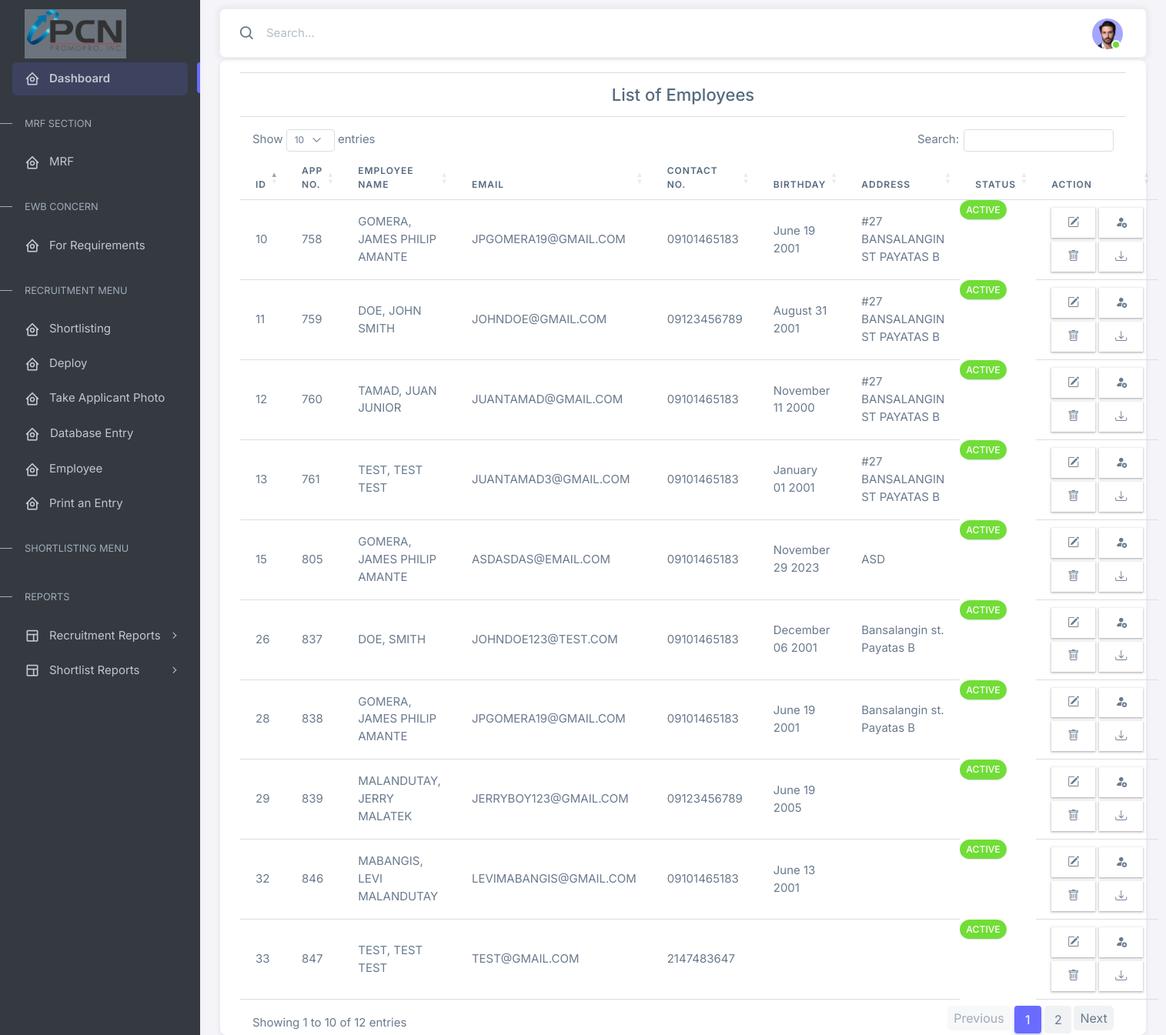
The app's page /recruitment/views/employees.php (signed in), older data.
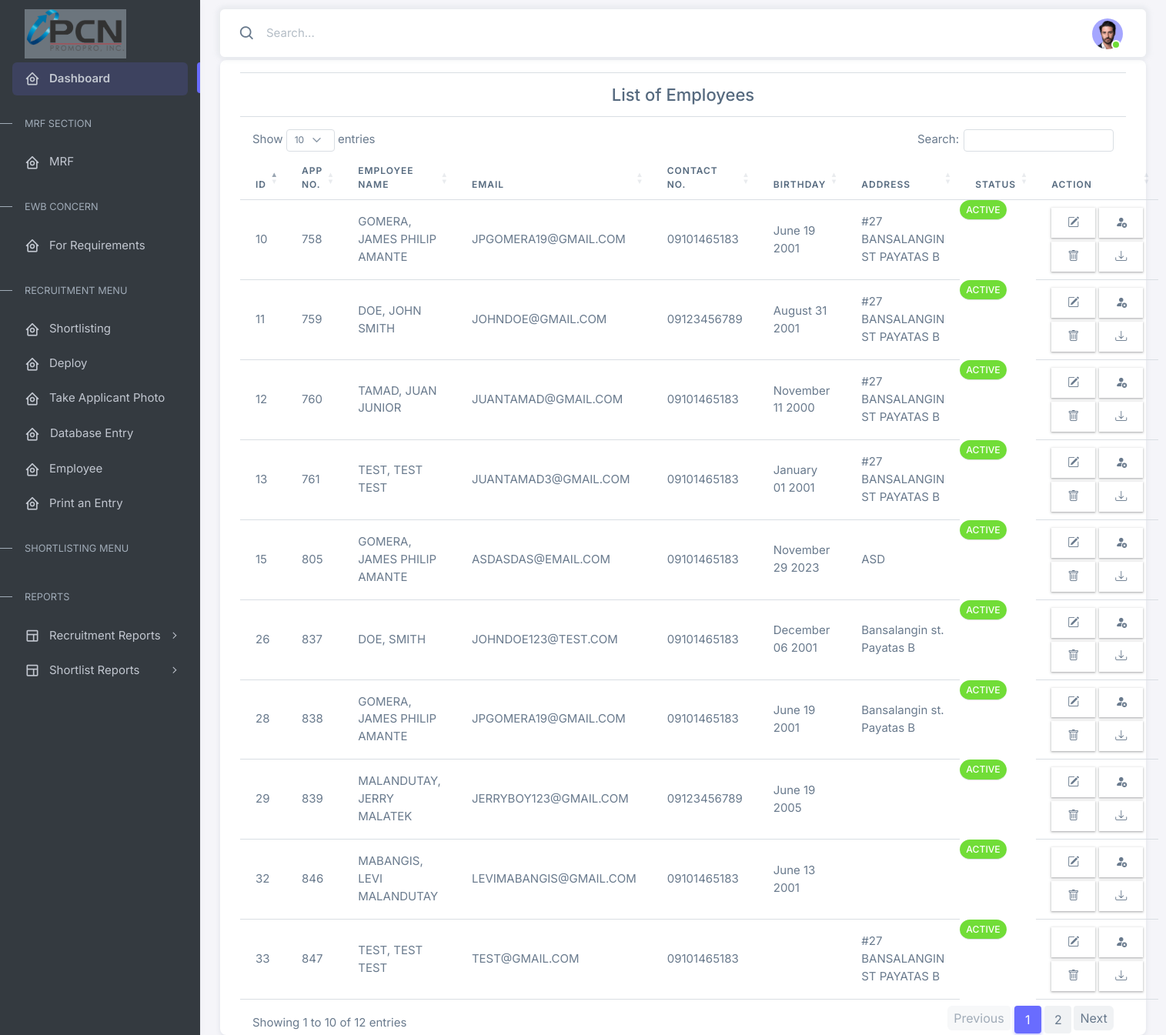
The same page, newer data.
### tables this page shows
CREATE TABLE `employees` (
  `id` int(11) NOT NULL,
  `tracking` varchar(255) NOT NULL,
  `photopath` varchar(255) NOT NULL,
  `dapplied` varchar(255) NOT NULL,
  `appno` varchar(255) NOT NULL,
  `source` varchar(255) NOT NULL,
  `lastnameko` varchar(255) NOT NULL,
  `firstnameko` varchar(255) NOT NULL,
  `mnko` varchar(255) NOT NULL,
  `extnname` varchar(255) NOT NULL,
  `maiden_name` varchar(255) NOT NULL,
  `paddress` varchar(255) NOT NULL,
  `cityn` varchar(255) NOT NULL,
  `regionn` varchar(255) NOT NULL,
  `peraddress` varchar(255) NOT NULL,
  `birthday` varchar(255) NOT NULL,
  `age` varchar(255) NOT NULL,
  `gendern` varchar(255) NOT NULL,
  `civiln` varchar(255) NOT NULL,
  `cpnum` varchar(255) NOT NULL,
  `landline` varchar(255) NOT NULL,
  `emailadd` varchar(255) NOT NULL,
  `despo` varchar(255) NOT NULL,
  `classn` varchar(255) NOT NULL,
  `idenn` varchar(255) NOT NULL,
  `sssnum` varchar(255) NOT NULL,
  `pagibignum` varchar(255) NOT NULL,
  `phnum` varchar(255) NOT NULL,
  `tinnum` varchar(255) NOT NULL,
  `policed` varchar(255) NOT NULL,
  `brgyd` varchar(255) NOT NULL,
  `nbid` varchar(255) NOT NULL,
  `psa` varchar(255) NOT NULL,
  `remarks` varchar(255) NOT NULL,
  `actionpoint` varchar(255) NOT NULL DEFAULT 'ACTIVE',
  `reasonofaction` varchar(255) NOT NULL,
  `dateofaction` varchar(255) NOT NULL,
  `ewbdeploy` varchar(255) NOT NULL,
  `ewbdate` varchar(255) NOT NULL,
  `ewb_status` varchar(255) NOT NULL,
  `ewb_reason` varchar(3000) NOT NULL,
  `recruitment_reason` varchar(3000) NOT NULL,
  `ewb_date_declined` varchar(255) NOT NULL,
  `e_person` varchar(255) NOT NULL,
  `e_address` varchar(255) NOT NULL,
  `e_number` varchar(255) NOT NULL,
  `ter_date` varchar(255) NOT NULL,
  `ter_person` varchar(255) NOT NULL,
  `res_date` text NOT NULL,
  `res_person` varchar(255) NOT NULL,
  `end_con` varchar(255) NOT NULL,
  `ter_reason` varchar(255) NOT NULL,
  `unter_reason` varchar(255) NOT NULL,
  `res_reason` varchar(255) NOT NULL,
  `retrench_date` varchar(255) NOT NULL,
  `retrench_reason` varchar(255) NOT NULL,
  `retrench_personel` varchar(255) NOT NULL,
  `created_by` varchar(255) NOT NULL,
  `ewb_verified_by` varchar(255) NOT NULL,
  `is_deleted` int(11) NOT NULL DEFAULT '0'
);

### recruitment/views/employees.php (the view, shortened to what the changed rows need)
<?php
include '../../connect.php';
if (isset($_SESSION['username'], $_SESSION['password'])) {
?>
    <!DOCTYPE html>
    <html lang="en">
    <head>
    </head>
    <body>
        <div class="layout-wrapper layout-content-navbar">
            <div class="layout-container">
                <div class="layout-page">
                    <div class="content-wrapper mt-1">
                        <div class="container">
                            <div class="card">
                                <div class="container">
                                    <table id="example" class="table" style="width: 100%;">
                                        <thead>
                                            <tr>
                                                <th>ID</th>
                                                <th>App No. </th>
                                                <th>Employee Name </th>
                                                <th>Email </th>
                                                <th>Contact No.</th>
                                                <th>Birthday </th>
                                                <th>Address </th>
                                                <th>Status </th>
                                                <th>Action </th>
                                            </tr>
                                        </thead>
                                        <tbody>
                                            <?php
                                            $resultx = mysqli_query($link, "SELECT *, DATE_FORMAT(birthday, '%M %d %Y') AS birthday FROM employees WHERE actionpoint <> 'BLACKLISTED' AND actionpoint <> 'REJECTED' AND actionpoint <> 'SHORTLISTED' AND actionpoint <> 'CANCELED'");
                                            while ($rowx = mysqli_fetch_assoc($resultx)) { ?>
                                                <tr>
                                                    <td> <?php echo $rowx['id'] ?> </td>
                                                    <td> <?php echo $rowx['appno'] ?> </td>
                                                    <td> <?php echo $rowx['lastnameko'] . ", " . $rowx['firstnameko'] . " " . $rowx['mnko'] ?> </td>
                                                    <td> <?php echo $rowx['emailadd'] ?> </td>
                                                    <td> <?php echo $rowx['cpnum'] ?> </td>
                                                    <td> <?php echo $rowx['birthday'] ?> </td>
                                                    <td> <?php echo $rowx['peraddress'] ?> </td>
                                                    <td class="badge bg-success rounded-pill p-2 text-white"><?php echo $rowx['actionpoint']; ?></td>
                                                    <td>
                                                        <div class="contain">
                                                            <div class="columns">
                                                                <a href="update_applicants.php?id=<?php echo $rowx['id'] ?>" name="Editbtn" class="btn btn-default" data-bs-toggle="tooltip" data-bs-placement="top" data-bs-title="Edit Applicant">
                                                                    <i class="bi bi-pencil-square"></i>
                                                                </a>
                                                            </div>
                                                            <div class="columns">
                                                                <button type="button" name="blackbtn" class="btn btn-default blackbtn" data-bs-toggle="tooltip" data-bs-placement="top" data-bs-title="Blacklist">
                                                                    <i class="bi bi-person-fill-x"></i>
                                                                </button>
                                                            </div>
                                                            <div class="columns">
                                                                <button type="button" name="deletebtn" class="btn btn-default deletebtn" data-bs-toggle="tooltip" data-bs-placement="top" data-bs-title="Delete Applicant">
                                                                    <i class="bi bi-trash"></i>
                                                                </button>
                                                            </div>
                                                            <div class="columns">
                                                                <a href="export_applicant.php?id=<?php echo $rowx['id'] ?>" name="downloadinfobtn" class="btn btn-default downloadinfobtn" data-bs-toggle="tooltip" data-bs-placement="top" data-bs-title="Download Applicant Information">
                                                                    <i class="bi bi-download"></i>
                                                                </a>
                                                            </div>
                                                        </div>
                                                    </td>
                                                </tr>
                                            <?php }
                                            ?>
                                        </tbody>
                                    </table>
                                </div>
                            </div>
                        </div>
                    </div>
                </div>
            </div>
        </div>
    </body>
    </html>
<?php
} else {
    header("Location: ../../index.php");
    session_destroy();
    exit(0);
}
?>

Row changes from the older to the newer data that the page shows:
changed employees "TEST@GMAIL.COM": cpnum "2147483647" → "09101465183"; peraddress (not shown) → "#27 BANSALANGIN ST PAYATAS B"
